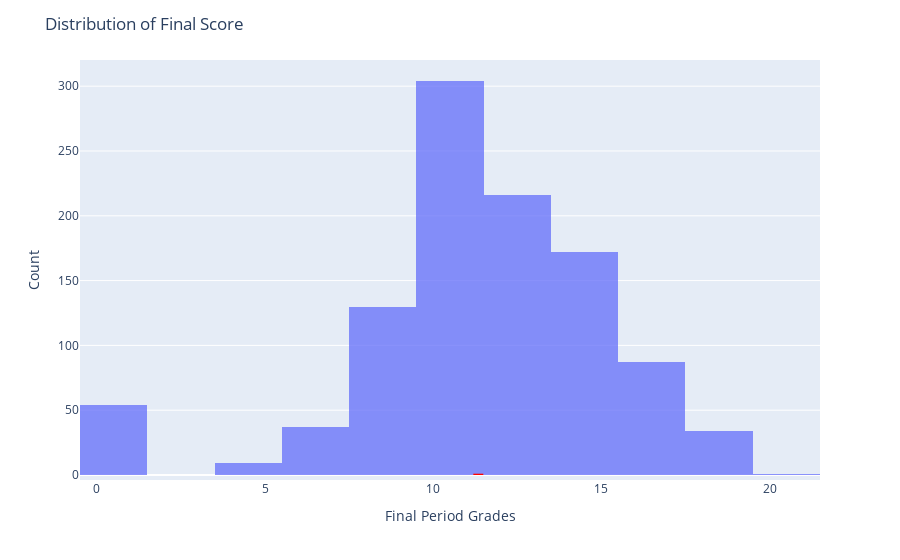

Here is the notebook cell this chart was saved with:
### Code cell
# calculate the mean grade
mean = df['G3'].mean()

# create a histogram of final grades
fig = px.histogram(df, x='G3', nbins=20, opacity=0.75)

# add a vertical line showing the mean
fig.add_shape(type='line', x0=mean, x1=mean, y0=0, y1=1, line=dict(color='red', width=10))

# set the title and axis labels of the chart
fig.update_layout(title='Distribution of Final Score',
                  xaxis_title='Final Period Grades',
                  yaxis_title='Count')

# display the chart
fig.show()

### Figure 1 — Plotly figure (JSON) as saved in the notebook; plotly's stock layout.template omitted (floating-point values rounded to 4 significant figures; data arrays with more than 128 entries replaced by an {"elided": "..."} marker saying what was removed)
{"data": [{"alignmentgroup": "True", "bingroup": "x", "hovertemplate": "G3=%{x}<br>count=%{y}<extra></extra>", "legendgroup": "", "marker": {"color": "#636efa", "opacity": 0.75, "pattern": {"shape": ""}}, "name": "", "nbinsx": 20, "offsetgroup": "", "orientation": "v", "showlegend": false, "type": "histogram", "x": {"elided": "1044 int values"}, "xaxis": "x", "yaxis": "y"}], "layout": {"barmode": "relative", "legend": {"tracegroupgap": 0}, "margin": {"t": 60}, "shapes": [{"line": {"color": "red", "width": 10}, "type": "line", "x0": 11.34, "x1": 11.34, "y0": 0, "y1": 1}], "title": {"text": "Distribution of Final Score"}, "xaxis": {"anchor": "y", "domain": [0, 1], "title": {"text": "Final Period Grades"}}, "yaxis": {"anchor": "x", "domain": [0, 1], "title": {"text": "Count"}}}}
